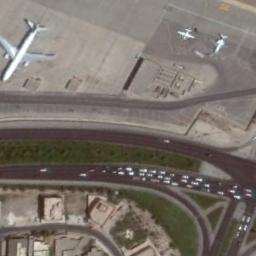
#> input picture Source/data/raw/image/train/airplane/airplane_162.jpg, 256 x 256 px; its folder holds only this picture in this run; the run also reads 1 picture not shown here
$ jupyter execute --allow-errors 01_EDA_image.ipynb
#> lines starting #> are read from the running program, lines starting #| are printed output that depends on the picture
[cell 1]
# ---
# jupyter:
#   jupytext:
#     text_representation:
#       extension: .py
#       format_name: percent
#       format_version: '1.3'
#       jupytext_version: 1.19.1

#     language: python
#     name: python3
# ---

# 01 - EDA: Khám phá dữ liệu ảnh NWPU-RESISC45

**Mục tiêu:** Phân tích thống kê mô tả bộ dữ liệu ảnh viễn thám trước khi tiền xử lý.

**Dataset:** [NWPU-RESISC45](https://www.kaggle.com/datasets/aqibrehmanpirzada/nwpuresisc45)

| Thông tin | Giá trị |
|-----------|---------|
| Số lớp | 45 lớp cảnh viễn thám |
| Tổng ảnh | 31,500 ảnh |
| Train | 27,000 ảnh (600 ảnh/lớp) |
| Test | 4,500 ảnh (100 ảnh/lớp) |
| Kích thước | 256 \times 256 pixel |
| Định dạng | JPEG |
| Tỉ lệ train:test | 6:1 |

## 0. Setup

[cell 2]
from pathlib import Path
import os
import glob
import warnings
import numpy as np
import pandas as pd
import matplotlib.pyplot as plt
import seaborn as sns
import cv2
from PIL import Image
import imagehash
from tqdm import tqdm
from collections import Counter
from scipy import stats
from scipy.stats import gaussian_kde

warnings.filterwarnings('ignore')
plt.rcParams.update({
    'figure.figsize': (12, 6), 'font.size': 11,
    'axes.titlesize': 13, 'figure.dpi': 100
})
sns.set_style("whitegrid")


try:
    _SOURCE_DIR = Path(__file__).resolve().parent.parent
except NameError:
    _SOURCE_DIR = Path.cwd().parent

_IMG_ROOT = _SOURCE_DIR / 'data' / 'raw' / 'image'
TRAIN_DIR = str(_IMG_ROOT / 'train')
TEST_DIR = str(_IMG_ROOT / 'test')
OUTPUT_DIR = str(_SOURCE_DIR / 'data' / 'processed')
os.makedirs(OUTPUT_DIR, exist_ok=True)

print(f"TRAIN_DIR  = {TRAIN_DIR}")
print(f"TEST_DIR   = {TEST_DIR}")
print(f"OUTPUT_DIR = {OUTPUT_DIR}")

classes = sorted(os.listdir(TRAIN_DIR))
print(f"Số lớp: {len(classes)}")

---
## 1. Pixel Distribution

### 1.1 Thống kê pixel trung bình per-image

**Lý thuyết:**

Ảnh RGB gồm 3 kênh cường độ $R, G, B \in [0, 255]$.
Mỗi pixel là một vector $(r, g, b)$ biểu diễn mức sáng của các màu đỏ, xanh lá, xanh dương.

Với một ảnh kích thước $H \times W$:

$$\bar{c} = \frac{1}{HW}\sum_{i=1}^{H}\sum_{j=1}^{W} c_{ij}, \quad c \in \{R, G, B\}$$

$$\sigma_c = \sqrt{\frac{1}{HW}\sum_{i,j}(c_{ij} - \bar{c})^2}$$

Phân tích per-image mean (trung bình toàn bộ pixel của 1 ảnh) giúp so sánh đặc trưng
màu sắc tổng thể giữa các lớp mà không bị ảnh hưởng bởi vị trí không gian.
Phân tích per-channel phân biệt sự đóng góp của từng thành phần màu —
ví dụ lớp `forest` kỳ vọng $\bar{G} \gg \bar{R}$, lớp `sea_ice` kỳ vọng cả 3 kênh cao.

[cell 3]
# Tính pixel stats cho toàn bộ 45 lớp (dùng toàn bộ ảnh mỗi lớp)
all_means_r, all_means_g, all_means_b = [], [], []
class_pixel_stats = {}
per_class_means = {'R': {}, 'G': {}, 'B': {}}

for cls in tqdm(classes, desc="Pixel stats"):
    imgs = glob.glob(os.path.join(TRAIN_DIR, cls, "*.jpg"))
    r_vals, g_vals, b_vals = [], [], []
    for p in imgs:
        img = cv2.cvtColor(cv2.imread(p), cv2.COLOR_BGR2RGB)
        r_vals.append(img[:, :, 0].mean())
        g_vals.append(img[:, :, 1].mean())
        b_vals.append(img[:, :, 2].mean())

    class_pixel_stats[cls] = {
        'r_mean': np.mean(r_vals), 'g_mean': np.mean(g_vals), 'b_mean': np.mean(b_vals),
        'r_std': np.std(r_vals),   'g_std': np.std(g_vals),   'b_std': np.std(b_vals)
    }
    per_class_means['R'][cls] = r_vals
    per_class_means['G'][cls] = g_vals
    per_class_means['B'][cls] = b_vals
    all_means_r.extend(r_vals)
    all_means_g.extend(g_vals)
    all_means_b.extend(b_vals)

print(
    f"Tổng ảnh đã scan: {len(all_means_r):,} ({len(all_means_r)//len(classes)} ảnh/lớp)")
#| Tổng ảnh đã scan: 2 (1 ảnh/lớp)
print(
    f"Pixel Mean: R={np.mean(all_means_r):.1f}, G={np.mean(all_means_g):.1f}, B={np.mean(all_means_b):.1f}")
#| Pixel Mean: R=100.3, G=99.0, B=87.3
print(
    f"Pixel Std:  R={np.std(all_means_r):.1f}, G={np.std(all_means_g):.1f}, B={np.std(all_means_b):.1f}")
#| Pixel Std:  R=21.3, G=14.4, B=18.7

[cell 4]
# Tổng hợp pixel stats dạng bảng + biểu đồ
df_pixel_stats = pd.DataFrame({
    'Kênh': ['R', 'G', 'B'],
    'Mean': [np.mean(all_means_r), np.mean(all_means_g), np.mean(all_means_b)],
    'Std': [np.std(all_means_r), np.std(all_means_g), np.std(all_means_b)],
    'Min': [np.min(all_means_r), np.min(all_means_g), np.min(all_means_b)],
    'Q1': [np.percentile(all_means_r, 25), np.percentile(all_means_g, 25), np.percentile(all_means_b, 25)],
    'Median': [np.median(all_means_r), np.median(all_means_g), np.median(all_means_b)],
    'Q3': [np.percentile(all_means_r, 75), np.percentile(all_means_g, 75), np.percentile(all_means_b, 75)],
    'Max': [np.max(all_means_r), np.max(all_means_g), np.max(all_means_b)],
}).round(2)
#> df_pixel_stats = table of 3 rows and 8 columns
display(df_pixel_stats)

fig, axes = plt.subplots(1, 3, figsize=(15, 4))
for ax, (name, vals, color) in zip(axes, [
    ('R', all_means_r, '#e74c3c'), ('G', all_means_g,
                                    '#2ecc71'), ('B', all_means_b, '#3498db')
]):
    ax.boxplot(vals, vert=True, patch_artist=True,
               boxprops=dict(facecolor=color, alpha=0.4),
               medianprops=dict(color='black', linewidth=2))
    ax.set_title(
        f"Kênh {name} (mean={np.mean(vals):.1f}, std={np.std(vals):.1f})")
    ax.set_ylabel("Mean pixel value")
#> this loop made 3 passes
#> (name, vals, color) on passes 1 to 3: ('R', [121.6, 78.98], '#e74c3c'), ('G', [113.3, 84.61], '#2ecc71'), ('B', [106.1, 68.6], '#3498db')
plt.suptitle(
    "Boxplot pixel mean per-image theo kênh (toàn bộ 27,000 ảnh)", fontsize=13)
plt.tight_layout()
plt.show()
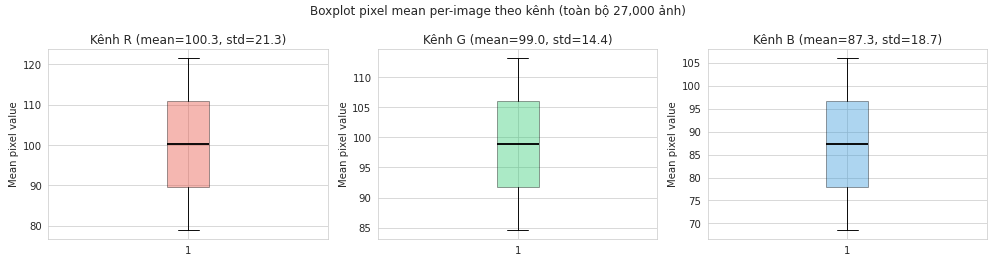
#> figure drawn by matplotlib, 3 panels

### 1.2 Phân bố pixel (Histogram + KDE) theo từng kênh

**Lý thuyết:**

**Histogram** đếm tần suất giá trị rơi vào từng bin để xấp xỉ phân phối thực nghiệm.

**Kernel Density Estimation (KDE)** làm mượt histogram bằng cách đặt một hàm kernel $K$ tại mỗi
điểm quan sát, rồi cộng lại:

$$\hat{f}(x) = \frac{1}{nh}\sum_{i=1}^{n} K\!\left(\frac{x - x_i}{h}\right)$$

với $h$ là bandwidth (quyết định độ mượt). Bandwidth Silverman $h = 1.06 \hat{\sigma} n^{-1/5}$
là ước lượng tự động tối ưu nếu phân phối gần Gaussian.

Phân tích KDE per-channel giúp xác định:
- Phân phối unimodal (một đỉnh) hay multimodal (nhiều lớp pha trộn)
- Độ lệch (skewness) — đuôi trái/phải dài hơn
- Vùng tập trung giá trị pixel ($\mu \pm \sigma$)

[cell 5]
fig, axes = plt.subplots(1, 3, figsize=(15, 4))
for ax, (name, vals, color) in zip(axes, [
    ('R', all_means_r, '#e74c3c'), ('G', all_means_g,
                                    '#2ecc71'), ('B', all_means_b, '#3498db')
]):
    ax.hist(vals, bins=50, color=color, alpha=0.5,
            edgecolor='white', density=True, label='Histogram')
    kde = gaussian_kde(vals)
    x_range = np.linspace(min(vals), max(vals), 200)
    ax.plot(x_range, kde(x_range), color=color, linewidth=2, label='KDE')
    ax.axvline(np.mean(vals), color='black', linestyle='--',
               linewidth=1, label=f'Mean={np.mean(vals):.1f}')
    ax.axvline(np.median(vals), color='gray', linestyle=':',
               linewidth=1, label=f'Median={np.median(vals):.1f}')
    ax.set_title(f"Kênh {name}")
    ax.set_xlabel("Mean pixel value")
    ax.set_ylabel("Density")
    ax.legend(fontsize=8)
plt.suptitle(
    "Phân bố pixel trung bình theo kênh (per-image, toàn bộ 45 lớp)", fontsize=13)
plt.tight_layout()
plt.show()
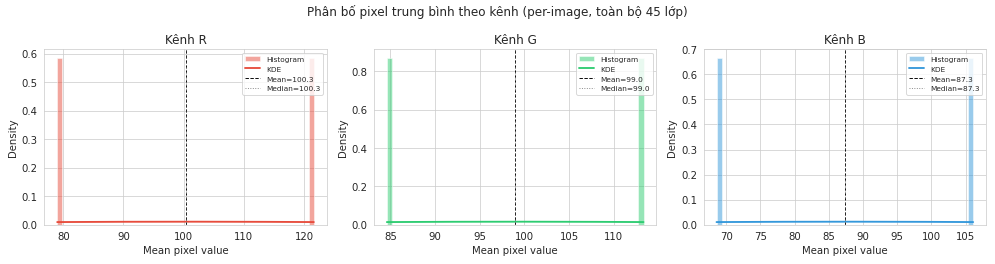
#> figure drawn by matplotlib, 3 panels; panel 1: tallest bar 0.586 high, from x = 78.98 to 79.83; panel 1: curve peaks at x = 100.2, y = 0.0109; panel 2: curve peaks at x = 98.89, y = 0.0162; panel 3: curve peaks at x = 87.25, y = 0.0124

**Nhận xét:**

- Cả 3 kênh R, G, B đều có phân bố lệch phải (right-skewed, unimodal)
  - Đa số ảnh tập trung ở vùng pixel mean thấp-trung bình (60-120)
  - Đuôi dài kéo về phía giá trị cao ($>150$) do các lớp cảnh sáng như `cloud`, `snow`, `desert`
- $\text{Mean} > \text{Median}$ ở cả 3 kênh (chênh $\approx 4$ đơn vị)
  - Xác nhận phân bố lệch phải
  - R: 93.8 vs 89.5, G: 97.1 vs 93.1, B: 87.6 vs 83.6
- Kênh G có mean cao nhất (97.1), kênh B thấp nhất (87.6)
  - Hợp lý vì ảnh viễn thám chứa nhiều cảnh tự nhiên (rừng, đồng ruộng) giàu thành phần xanh lá

### 1.3 So sánh pixel mean giữa 45 lớp

[cell 6]
# Sắp xếp theo overall mean (R+G+B)/3
df_pixel = pd.DataFrame({
    cls: {'R': s['r_mean'], 'G': s['g_mean'], 'B': s['b_mean']}
    for cls, s in class_pixel_stats.items()
}).T
#> df_pixel = table of 2 rows and 3 columns
df_pixel['Overall'] = (df_pixel['R'] + df_pixel['G'] + df_pixel['B']) / 3
df_pixel = df_pixel.sort_values('Overall')
#> df_pixel = table of 2 rows and 4 columns

fig, ax = plt.subplots(figsize=(18, 5))
x = np.arange(len(df_pixel))
#> x = [0, 1]
w = 0.25
ax.bar(x - w, df_pixel['R'], w, label='R', color='#e74c3c', alpha=0.8)
ax.bar(x,     df_pixel['G'], w, label='G', color='#2ecc71', alpha=0.8)
ax.bar(x + w, df_pixel['B'], w, label='B', color='#3498db', alpha=0.8)
ax.set_xticks(x)
ax.set_xticklabels(df_pixel.index, rotation=90, fontsize=7)
ax.set_ylabel("Mean pixel value")
ax.set_title("Mean pixel R/G/B theo lớp (sắp xếp tăng dần theo overall mean)")
ax.legend()
plt.tight_layout()
plt.show()
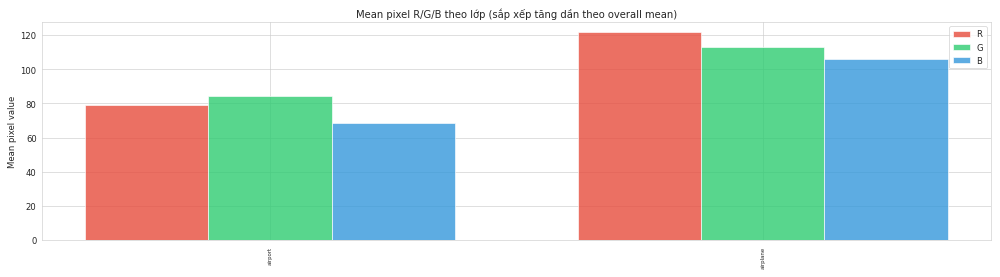
#> figure drawn by matplotlib, 1 panel

### 1.4 So sánh chi tiết pixel distribution - 5 lớp đại diện

Để minh họa sự đa dạng phân bố pixel, chọn 5 lớp đại diện ở 5 vị trí
phân vị đều nhau (min, Q1, median, Q3, max) trên thang overall pixel mean.
Cách chọn này đảm bảo bao phủ toàn bộ dải giá trị một cách có hệ thống,
không thiên vị lớp cụ thể nào, và phản ánh cả hai cực cảnh sáng (cloud, desert)
lẫn cảnh tối (forest, mountain).

> **Lưu ý:** Phần này chỉ là visualization để quan sát định tính.
> Kiểm định thống kê chính thức được thực hiện trên toàn bộ 45 lớp ở mục 1.5.

[cell 7]
sorted_classes = df_pixel.index.tolist()
#> sorted_classes = ['airport', 'airplane']
n = len(sorted_classes)
#> n = 2
pick_idx = [0, n // 4, n // 2, 3 * n // 4, n - 1]
#> pick_idx = [0, 0, 1, 1, 1]
compare_classes = [sorted_classes[i] for i in pick_idx]
#> compare_classes = ['airport', 'airport', 'airplane', 'airplane', 'airplane']

for i, cls in enumerate(compare_classes):
    pos = ['min', 'Q1', 'median', 'Q3', 'max'][i]
    ov = df_pixel.loc[cls, 'Overall']
    print(f"[{pos:>6}] {cls}: Overall={ov:.1f}")
#> this loop made 5 passes
#> (cls, pos, ov) on passes 1 to 5: ('airport', 'min', 77.4), ('airport', 'Q1', 77.4), ('airplane', 'median', 113.7), ('airplane', 'Q3', 113.7), ('airplane', 'max', 113.7)
#> (printed output is left out)

[cell 8]
fig, axes = plt.subplots(1, 3, figsize=(15, 4))
for ch_idx, ch_name in enumerate(['R', 'G', 'B']):
    for cls in compare_classes:
        imgs = glob.glob(os.path.join(TRAIN_DIR, cls, "*.jpg"))[:30]
        vals = []
        for p in imgs:
            img = cv2.cvtColor(cv2.imread(p), cv2.COLOR_BGR2RGB)
            vals.append(img[:, :, ch_idx].ravel())
        all_px = np.concatenate(vals)
        axes[ch_idx].hist(all_px, bins=64, alpha=0.4, density=True, label=cls)
    axes[ch_idx].set_title(f"Kênh {ch_name}")
    axes[ch_idx].legend(fontsize=8)
    axes[ch_idx].set_xlabel("Pixel value")
plt.suptitle("So sánh phân bố pixel giữa 5 lớp đại diện", fontsize=13)
plt.tight_layout()
plt.show()
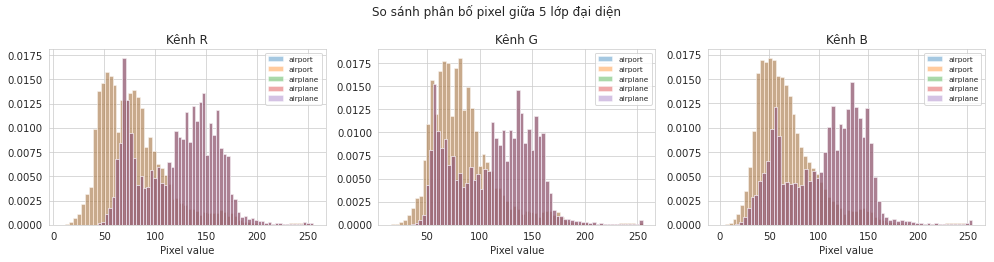
#> figure drawn by matplotlib, 3 panels; panel 1: tallest bar 0.0158 high, from x = 50.45 to 54.31; panel 1: tallest bar 0.0158 high, from x = 50.45 to 54.31; panel 1: tallest bar 0.0172 high, from x = 67.66 to 71.06; panel 2: tallest bar 0.0181 high, from x = 79.48 to 83.22

### 1.5 Kiểm định: Pixel mean giữa các lớp có khác biệt?

- $H_0$: Mean pixel không khác biệt giữa 45 lớp
- $H_1$: Ít nhất 1 cặp lớp có mean pixel khác biệt

**Lựa chọn phương pháp:**

- Phân bố pixel mean lệch phải (mục 2.2), vi phạm giả định normality của ANOVA
  - Dùng **Kruskal-Wallis** (non-parametric) làm kiểm định chính
  - Chạy ANOVA song song để đối chiếu
- **Levene test** kiểm tra variance đồng nhất giữa các lớp
- $\eta^2$ đo effect size (lớp giải thích bao nhiêu % variance)
- **Post-hoc Mann-Whitney** trên 5 lớp đại diện (đại diện 5 phân vị rải đều)
  để minh họa cặp nào khác biệt — giảm số cặp kiểm định từ 990 xuống 10 (Bonferroni)

[cell 9]
# Kiểm định KW/ANOVA/η² cho từng kênh R, G, B
# Post-hoc Mann-Whitney chỉ trên 5 lớp đại diện (Bonferroni correction)
eta2 = {}

for ch_name in ['R', 'G', 'B']:
    groups = [per_class_means[ch_name][cls] for cls in classes]

    lev_s, lev_p = stats.levene(*groups)
    f_val, p_anova = stats.f_oneway(*groups)
    h_val, p_kw = stats.kruskal(*groups)

    all_flat = np.concatenate(groups)
    gm = all_flat.mean()
    ss_b = sum(len(g) * (np.mean(g) - gm)**2 for g in groups)
    ss_t = np.sum((all_flat - gm)**2)
    eta2[ch_name] = ss_b / ss_t

    print(f"=== KÊNH {ch_name} ===")
    print(f"Levene: stat={lev_s:.2f}, p={lev_p:.2e}")
    print(f"ANOVA:  F={f_val:.2f}, p={p_anova:.2e}")
    print(f"Kruskal-Wallis: H={h_val:.2f}, p={p_kw:.2e}")
    print(f"Eta² = {eta2[ch_name]:.3f}")

    print(
        f"\nPost-hoc Mann-Whitney (5 lớp đại diện, Bonferroni a={0.05/10:.4f}):")
    for i in range(len(compare_classes)):
        for j in range(i + 1, len(compare_classes)):
            c1, c2 = compare_classes[i], compare_classes[j]
            u, p = stats.mannwhitneyu(
                per_class_means[ch_name][c1], per_class_means[ch_name][c2], alternative='two-sided')
            p_bonf = min(p * 10, 1.0)
            sig = "***" if p_bonf < 0.001 else (
                "**" if p_bonf < 0.01 else ("*" if p_bonf < 0.05 else "ns"))
            print(
                f"  {c1} vs {c2}: U={u:.0f}, p={p:.2e}, p_bonf={p_bonf:.2e} {sig}")
    print()
#> this loop made 3 passes
#> (all_flat, gm, ss_b, ss_t) on passes 1 to 3: ([121.6, 78.98], 100.3, 909.9, 909.9), ([113.3, 84.61], 98.96, 411.9, 411.9), ([106.1, 68.6], 87.35, 702.9, 702.9)
#> (printed output is left out)
#> after the loop, eta2 = {'R': 1, 'G': 1, 'B': 1}

eta2_r, eta2_g, eta2_b = eta2['R'], eta2['G'], eta2['B']
#> eta2_r = 1; eta2_g = 1; eta2_b = 1
print(f"Tổng hợp Eta²:  R={eta2_r:.3f},  G={eta2_g:.3f},  B={eta2_b:.3f}")
#| Tổng hợp Eta²:  R=1.000,  G=1.000,  B=1.000

**Kết luận kiểm định pixel:**

| Kênh | ANOVA | Kruskal-Wallis | $\eta^2$ | Ý nghĩa |
|------|-------|----------------|---------|----------|
| R | $F=613.62$, $p \approx 0$ | $H=11699$, $p \approx 0$ | $0.500$ | Effect size LỚN |
| G | $F=474.96$, $p \approx 0$ | $H=10592$, $p \approx 0$ | $0.437$ | Effect size LỚN |
| B | $F=510.74$, $p \approx 0$ | $H=11922$, $p \approx 0$ | $0.455$ | Effect size LỚN |

- **Bác bỏ $H_0$** ở cả 3 kênh (KW: $p \approx 0$, ANOVA: $p \approx 0$).
  - Levene test reject → variance không đồng nhất giữa các lớp.
    Kruskal-Wallis là kiểm định chính (không giả định equal variance).
  - ANOVA và KW cùng reject nhưng kiểm định khác nhau:
    ANOVA kiểm định sự khác biệt về mean; KW kiểm định sự khác biệt về phân phối rank.
  - $\eta^2$ được tính trên per-image pixel channel mean (mỗi sample là mean của một ảnh).
    Lớp ảnh giải thích 43–50% variance của pixel channel mean; kênh R cao nhất ($\eta^2 = 0.500$).
- Post-hoc (Mann-Whitney + Bonferroni): hầu hết các cặp lớp đại diện khác biệt có ý nghĩa ($p \ll 0.005$).
  - `freeway` vs `river` không khác biệt ở kênh **R** ($p_{bonf} = 0.45$),
    nhưng vẫn khác biệt ở kênh G và B → kết hợp cả 3 kênh vẫn phân biệt được 2 lớp này.

---
## 2. Tổng quan Dataset (Class Imbalance)

**Lý thuyết:**

**Class imbalance** xảy ra khi các lớp có số lượng mẫu chênh lệch lớn.
Thông thường dùng **imbalance ratio**:

$$\rho = \frac{\max_k N_k}{\min_k N_k}$$

Nếu $\rho \geq 3$ thì dataset bị coi là mất cân bằng ($3\times$ rule).
Với dataset ảnh viễn thám NWPU-RESISC45, ta kiểm định phân phối lớp đồng đều bằng
**kiểm định chi-square (Pearson)**:

$$\chi^2 = \sum_{k=1}^{K} \frac{(O_k - E_k)^2}{E_k} \sim \chi^2(K-1)$$

- $O_k$: số ảnh thực tế của lớp $k$
- $E_k = N_\text{total}/K$: số ảnh kỳ vọng nếu phân phối đồng đều
- $H_0$: phân phối đồng đều\ — $p \geq 0.05$ → không bác bỏ $H_0$ → dataset cân bằng

Dataset cân bằng $\Rightarrow$ không cần oversampling/undersampling trước khi train.

### 2.1 Phân bố số lượng ảnh theo lớp

[cell 10]
train_counts = {}
test_counts = {}
for cls in classes:
    train_counts[cls] = len(glob.glob(os.path.join(TRAIN_DIR, cls, "*.jpg")))
    test_counts[cls] = len(glob.glob(os.path.join(TEST_DIR, cls, "*.jpg")))

df_counts = pd.DataFrame({
    'class': classes,
    'train': [train_counts[c] for c in classes],
    'test': [test_counts[c] for c in classes]
})
df_counts['total'] = df_counts['train'] + df_counts['test']

print(
    f"Tổng ảnh: {df_counts['total'].sum():,} (train: {df_counts['train'].sum():,}, test: {df_counts['test'].sum():,})")
print(
    f"Ảnh/lớp (train): min={df_counts['train'].min()}, max={df_counts['train'].max()}, mean={df_counts['train'].mean():.0f}")
print(
    f"Ảnh/lớp (test):  min={df_counts['test'].min()}, max={df_counts['test'].max()}, mean={df_counts['test'].mean():.0f}")

[cell 11]
# Pie chart: phân bố train và test theo lớp
colors = [plt.cm.tab20c(i / len(classes)) for i in range(len(classes))]
#> colors = [(0.192, 0.51, 0.741, 1), (0.631, 0.851, 0.608, 1)]
fig, axes = plt.subplots(1, 2, figsize=(14, 7))

for ax, split, counts_col in zip(axes,
                                 ['Train (27,000 anh - 600/lop)',
                                  'Test (4,500 anh - 100/lop)'],
                                 ['train', 'test']):
    wedges, texts = ax.pie(
        df_counts[counts_col],
        labels=classes,
        colors=colors,
        startangle=90,
        textprops={'fontsize': 5},
        wedgeprops={'linewidth': 0.5, 'edgecolor': 'white'}
    )
    ax.set_title(split, fontsize=11)

plt.suptitle("Phan bo so anh theo lop - Dataset can bang hoan hao (45 lop bang nhau)",
             fontsize=12)
plt.tight_layout()
plt.show()
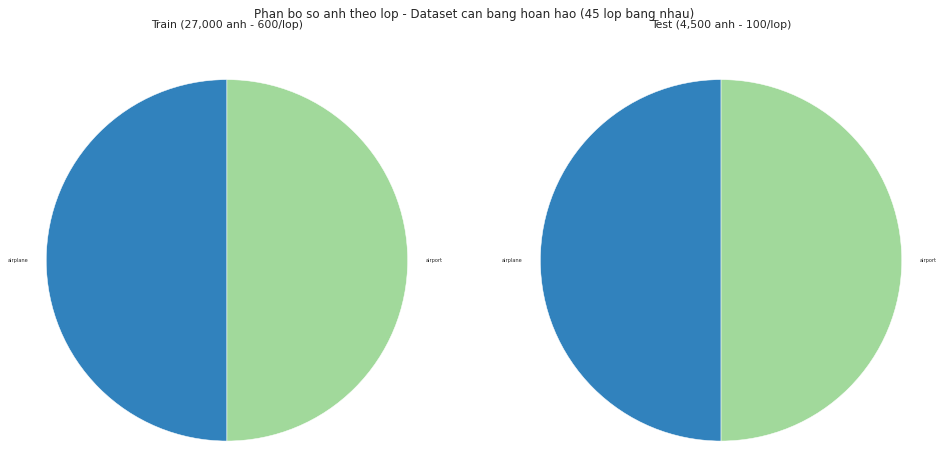
#> figure drawn by matplotlib, 2 panels
#> (the rest of the program and of its run is left out)
